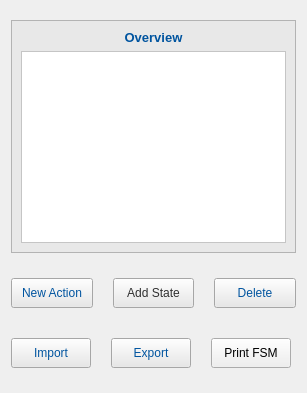
        <widget class="QFrame" name="frame_sideBar">
         <property name="maximumSize">
          <size>
           <width>500</width>
           <height>16777215</height>
          </size>
         </property>
         <property name="styleSheet">
          <string notr="true"/>
         </property>
         <property name="frameShape">
          <enum>QFrame::NoFrame</enum>
         </property>
         <property name="frameShadow">
          <enum>QFrame::Raised</enum>
         </property>
         <layout class="QVBoxLayout" name="verticalLayout_3">
          <property name="spacing">
           <number>20</number>
          </property>
          <property name="topMargin">
           <number>20</number>
          </property>
          <property name="bottomMargin">
           <number>20</number>
          </property>
          <item>
           <widget class="QFrame" name="frame_overview_grouping">
            <property name="maximumSize">
             <size>
              <width>16777215</width>
              <height>16777215</height>
             </size>
            </property>
            <property name="styleSheet">
             <string notr="true">background-color: rgb(232, 232, 232);</string>
            </property>
            <property name="frameShape">
             <enum>QFrame::StyledPanel</enum>
            </property>
            <property name="frameShadow">
             <enum>QFrame::Raised</enum>
            </property>
            <layout class="QVBoxLayout" name="verticalLayout_2">
             <item>
              <widget class="QLabel" name="label_overview">
               <property name="font">
                <font>
                 <pointsize>10</pointsize>
                 <weight>75</weight>
                 <bold>true</bold>
                </font>
               </property>
               <property name="styleSheet">
                <string notr="true">color: rgb(0, 84, 159);</string>
               </property>
               <property name="text">
                <string>Overview</string>
               </property>
               <property name="alignment">
                <set>Qt::AlignCenter</set>
               </property>
              </widget>
             </item>
             <item>
              <widget class="QTreeView" name="treeView_overview">
               <property name="styleSheet">
                <string notr="true">background-color: rgb(255, 255, 255);
color: rgb(0, 84, 159);</string>
               </property>
              </widget>
             </item>
            </layout>
           </widget>
          </item>
          <item>
           <layout class="QVBoxLayout" name="verticalLayout_6">
            <property name="topMargin">
             <number>0</number>
            </property>
            <item>
             <layout class="QHBoxLayout" name="horizontalLayout_15">
              <property name="topMargin">
               <number>5</number>
              </property>
              <property name="bottomMargin">
               <number>5</number>
              </property>
              <item>
               <widget class="QPushButton" name="pushButton_new_action">
                <property name="minimumSize">
                 <size>
                  <width>0</width>
                  <height>30</height>
                 </size>
                </property>
                <property name="maximumSize">
                 <size>
                  <width>16777215</width>
                  <height>30</height>
                 </size>
                </property>
                <property name="styleSheet">
                 <string notr="true">background-color: rgb(232, 232, 232);
color: rgb(0, 84, 159);</string>
                </property>
                <property name="text">
                 <string>New Action</string>
                </property>
               </widget>
              </item>
              <item>
               <widget class="QPushButton" name="pushButton_add_state">
                <property name="minimumSize">
                 <size>
                  <width>0</width>
                  <height>30</height>
                 </size>
                </property>
                <property name="maximumSize">
                 <size>
                  <width>16777215</width>
                  <height>30</height>
                 </size>
                </property>
                <property name="styleSheet">
                 <string notr="true">background-color: rgb(232, 232, 232);
color: rgb(48, 48, 48);</string>
                </property>
                <property name="text">
                 <string>Add State</string>
                </property>
               </widget>
              </item>
              <item>
               <widget class="QPushButton" name="pushButton_overview_delete">
                <property name="minimumSize">
                 <size>
                  <width>0</width>
                  <height>30</height>
                 </size>
                </property>
                <property name="maximumSize">
                 <size>
                  <width>16777215</width>
                  <height>30</height>
                 </size>
                </property>
                <property name="styleSheet">
                 <string notr="true">background-color: rgb(232, 232, 232);
color: rgb(0, 84, 159);</string>
                </property>
                <property name="text">
                 <string>Delete</string>
                </property>
               </widget>
              </item>
             </layout>
            </item>
            <item>
             <layout class="QHBoxLayout" name="horizontalLayout_14">
              <property name="sizeConstraint">
               <enum>QLayout::SetDefaultConstraint</enum>
              </property>
              <property name="topMargin">
               <number>5</number>
              </property>
              <property name="rightMargin">
               <number>5</number>
              </property>
              <property name="bottomMargin">
               <number>5</number>
              </property>
              <item>
               <widget class="QPushButton" name="pushButton_import">
                <property name="sizePolicy">
                 <sizepolicy hsizetype="Maximum" vsizetype="Fixed">
                  <horstretch>0</horstretch>
                  <verstretch>0</verstretch>
                 </sizepolicy>
                </property>
                <property name="minimumSize">
                 <size>
                  <width>0</width>
                  <height>30</height>
                 </size>
                </property>
                <property name="styleSheet">
                 <string notr="true">background-color: rgb(232, 232, 232);
color: rgb(0, 84, 159);</string>
                </property>
                <property name="text">
                 <string>Import</string>
                </property>
               </widget>
              </item>
              <item>
               <widget class="QPushButton" name="pushButton_export">
                <property name="sizePolicy">
                 <sizepolicy hsizetype="Maximum" vsizetype="Fixed">
                  <horstretch>0</horstretch>
                  <verstretch>0</verstretch>
                 </sizepolicy>
                </property>
                <property name="minimumSize">
                 <size>
                  <width>0</width>
                  <height>30</height>
                 </size>
                </property>
                <property name="maximumSize">
                 <size>
                  <width>16777215</width>
                  <height>30</height>
                 </size>
                </property>
                <property name="styleSheet">
                 <string notr="true">background-color: rgb(232, 232, 232);
color: rgb(0, 84, 159);</string>
                </property>
                <property name="text">
                 <string>Export</string>
                </property>
               </widget>
              </item>
              <item>
               <widget class="QPushButton" name="pushButton_print_fsm">
                <property name="sizePolicy">
                 <sizepolicy hsizetype="Maximum" vsizetype="Fixed">
                  <horstretch>0</horstretch>
                  <verstretch>0</verstretch>
                 </sizepolicy>
                </property>
                <property name="minimumSize">
                 <size>
                  <width>0</width>
                  <height>30</height>
                 </size>
                </property>
                <property name="text">
                 <string>Print FSM</string>
                </property>
               </widget>
              </item>
             </layout>
            </item>
           </layout>
          </item>
         </layout>
        </widget>
